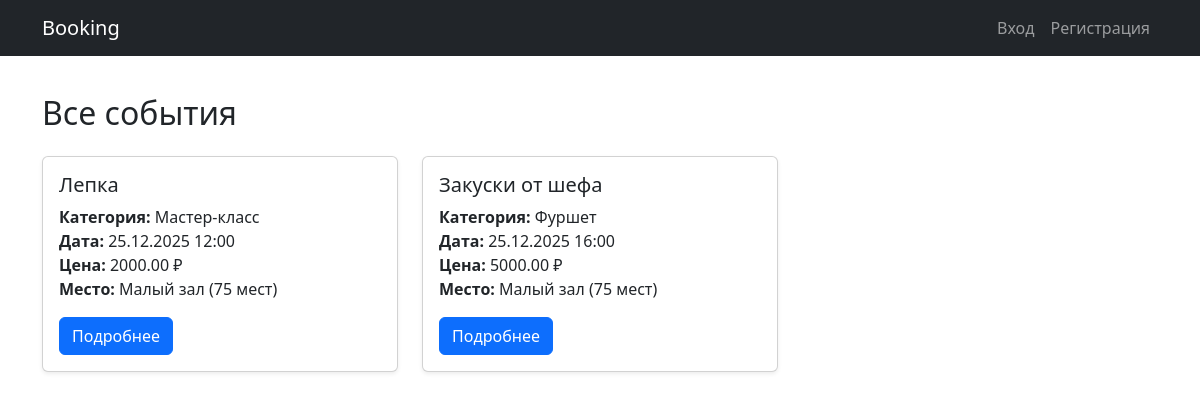
Page /events-list/ on the earlier database version.
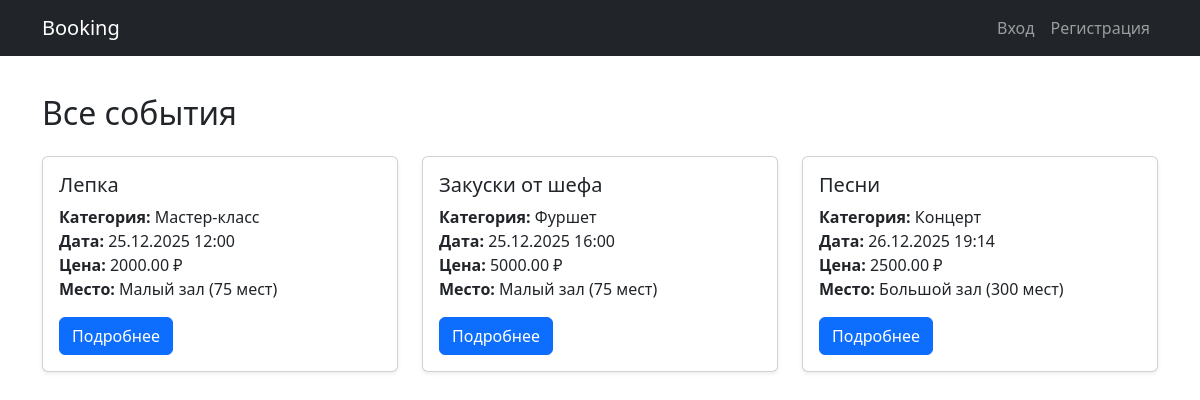
Same page on the later database version.
### events/models.py (models this page shows, shortened)
class Event(models.Model):
    title = models.CharField(max_length=200)
    description = models.TextField()
    date = models.DateTimeField()
    venue = models.ForeignKey(Venue, on_delete=models.CASCADE)
    category = models.ForeignKey(Category, on_delete=models.SET_NULL, null=True)
    organizer = models.ForeignKey(User, on_delete=models.CASCADE, null=True, blank=True)
    price = models.DecimalField(
        max_digits=10,
        decimal_places=2,
        default=0,
        help_text="Стоимость билета"
    )

class Category(models.Model):
    name = models.CharField(max_length=200)
    description = models.TextField(blank=True)

class Venue(models.Model):
    name = models.CharField(max_length=200)
    address = models.CharField(max_length=300)
    capacity = models.IntegerField()

### events/views.py (the view)
# urls.py: path('events-list/', views.events_page, name='events_page'),  # Изменили events/ на events-list/
def events_page(request):
    events = Event.objects.select_related("venue", "category")
    return render(request, "templates/pages/events.html", {"events": events})

### templates/templates/pages/events.html (shortened to what this page needs)
{% extends "../base.html" %}
{% block content %}
<h2 class="mb-4">Все события</h2>
<div class="row">
    {% for event in events %}
    <div class="col-md-4 mb-4">
        <div class="card shadow-sm h-100">
            <div class="card-body">
                <h5 class="card-title">{{ event.title }}</h5>
                <p class="card-text">
                    <strong>Категория:</strong> {{ event.category.name }}<br>
                    <strong>Дата:</strong> {{ event.date|date:"d.m.Y H:i" }}<br>
                    <strong>Цена:</strong> {{ event.price }} ₽<br>
                    <strong>Место:</strong> {{ event.venue.name }} ({{ event.venue.capacity }} мест)
                </p>
                <div class="d-flex justify-content-between">
                    <a href="{% url 'event_detail_page' event.id %}" class="btn btn-primary">
                        Подробнее
                    </a>
                </div>
            </div>
        </div>
    </div>
    {% endfor %}
</div>
{% endblock %}

Differences in the rows shown:
added Event: title "Песни", category.name "Концерт", date "26.12.2025 19:14", price "2500.00", venue.name "Большой зал", venue.capacity "300"
